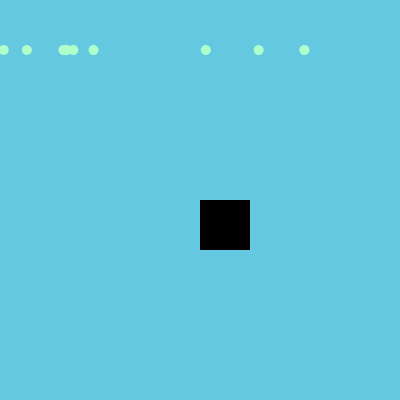
Frame 1 (no input)
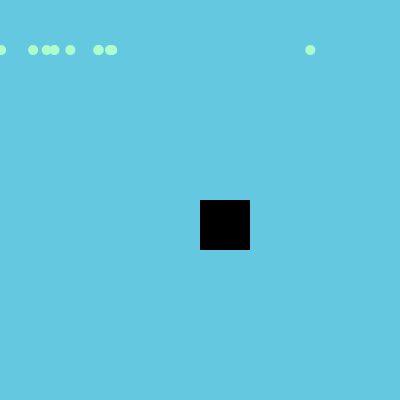
Frame 60 (the mouse pressed at the canvas centre just before this capture)
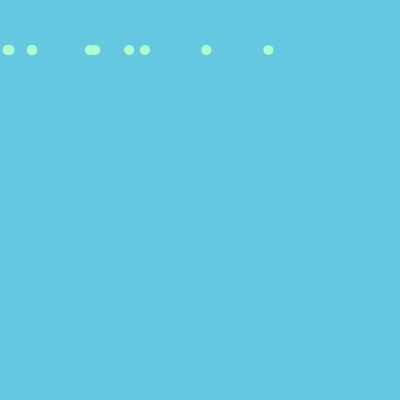
Frame 120 (the mouse held since frame 60 and released just before this capture)

The Processing sketch that drew these frames (run headless with seeded random() and noise(); from frame 60 on, the mouse is pressed at the canvas centre):

// Processing sketch: for_loop_intro
// ── for_loop_intro.pde
float rando;

void setup() {

  size(400, 400);
  background(100, 200, 225);
}

void draw() {
  background(100, 200, 225);
  fill(175, 255, 203);
  noStroke();
  //*
  //println(mouseX);

  for (int i = 10; i > 0; i--) {
    float r = random(1);
    ellipse((40 * i) * r, 50, 10, 10);
  }

  // */
  /*
  ellipse(40 * 1, 50, 10, 10);
   ellipse(40 * 2, 50, 10, 10);
   ellipse(40 * 3, 50, 10, 10);
   ellipse(40 * 4, 50, 10, 10);
   ellipse(40 * 5, 50, 10, 10);
   ellipse(40 * 6, 50, 10, 10);
   ellipse(40 * 7, 50, 10, 10);
   ellipse(40 * 8, 50, 10, 10);
   ellipse(40 * 9, 50, 10, 10);
   */

  //*/
  // /*
  rando = random(0, 3);
  if (rando < 1) {
    fill(0);
    rect(width/2, height/2, 50, 50);
  }
  //println();
  else if (rando < 2.5) {
    println("hellloooooooo");
  } else if (rando < 2.7) {
    println("yiiieeeeeee");
  } else {
    println("nooooooo");
  }
  //*/
}
